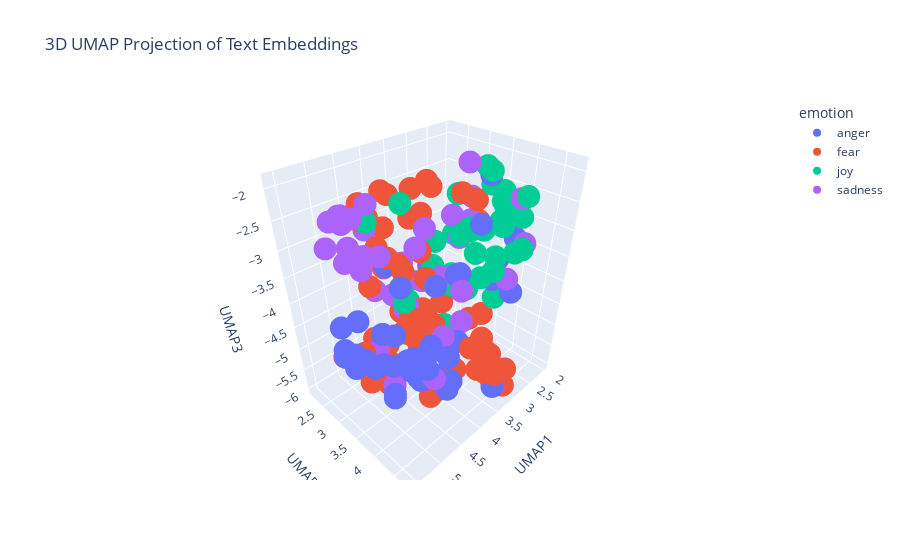

The cell this chart's notebook holds for it:
### Markdown cell above
---
##### <a id='toc1_5_8_1_1_'></a>[**>>> Exercise 4 (Take home):**](#toc0_)

Apply UMAP to the same embeddings to reduce the dimensionality to 3D vectors and plot the 3D graph, discuss the differences and similarities with the 2D graph.

### Code cell
# Answer here
import pandas as pd
import numpy as np
import umap
import plotly.express as px

# Concatenate the training and test data
combined_df = pd.concat([train_df_new, test_df_new], ignore_index=True)

# Prepare the embeddings for UMAP
# Convert the list of embeddings into a 2D numpy array
X_embeddings = np.array(combined_df['embeddings_values'].tolist())

# Apply UMAP for dimensionality reduction
reducer = umap.UMAP(n_components=3, metric='cosine', random_state=28) 
embedding_2d = reducer.fit_transform(X_embeddings)

# Create a DataFrame for plotting
df_plot = pd.DataFrame(embedding_2d, columns=['UMAP1', 'UMAP2', 'UMAP3'])
df_plot['emotion'] = combined_df['emotion']
df_plot['intensity'] = combined_df['intensity']
df_plot['text'] = combined_df['text']


# Visualize the embeddings with Plotly
fig = px.scatter_3d(
    df_plot,
    x='UMAP1',
    y='UMAP2',
    z = 'UMAP3',
    color='emotion',  # Color points by the 'emotion' column
    hover_data=['text', 'intensity'],  # Show text and intensity on hover
    title='3D UMAP Projection of Text Embeddings'
)

fig.show()

### Figure 1 — Plotly figure (JSON) as saved in the notebook; plotly's stock layout.template omitted (floating-point values rounded to 4 significant figures)
{"data": [{"customdata": [["@CharlotteBnntt that's the joke. I know it's incense", 0.222], ["testing #angry", 0.667], ["@WestonKoury so leafy can roast the Pokemon go kid but not you what an outrage that just means that he is more relevant than y-I mean kisses", 0.491], ["@TaraSetmayer @oliverdarcy AA have the right of passage when it comes to the 'N' word.  Why should he insult him in his church.  Ignorant!", 0.562], ["Went n a bodega 4 incense lookd @ the sis behind the counter &amp; it was like a mirror she said where u from I said here she said no originally", 0.185], ["@EAMaddenNFL @EASPORTS I played a game where John Elway was sacked 3x and fumbled all 3x. Is this the same John elway I know of??? #madden", 0.458], ["I swear if @devincameron23 blocks me I'm going to hit her back #revenge", 0.646], ["@MetsProspectHub @brianpmangan taking offense to acount...he ranks 32 of 36 over last 2 years by SABR", 0.312], ["Chris ate all my mac n cheese so imma eat all his taffy ", 0.438], ["Holding a #grudge doesn't make you #strong; it makes you #bitter. #Forgiving doesn't make you #weak; it sets you #free.", 0.312], ["Said it before and I'll say it now: America is really fortunate that black people only want equality and not revenge.", 0.562], ["“Do not fret if you are not cool! Humans who follow me, become instantly cool!” #Bot", 0.375], ["@rabpeel snap, seems to be a problem here", 0.375], ["My mind is raging and i just want to end it all", 0.75], ["could never be a angry drunk lol yall weirdos just enjoy your time", 0.521], ["@iStoleFreeHugs @stephlaris lol I'm happy with my negative, realistic ass self. Sorry to offend you", 0.438], ["@VodafoneUKhelp @VodafoneUK wow!! My bill is £44.77 and hav a text from u to prove that and you have taken £148!!!!! #swines #fuming #con!", 0.792], ["Vale! Vale! Sip sangria and taste tantalizing tapas @ElCidLA  's fiery flamenco nights! #MinutesFromHoM #SilverLake #LA #Flamenco", 0.167], ["@leesyatt you are a cruel, cruel man. #therewillbeblood ", 0.775], ["@jwolfie_ why you gotta use the dark skin emoji ", 0.479], ["@MannyM83 @DareToReagan oh yeah. I HATE the air raid and I don't like the Oregon/Baylor offense and I'm not a fan of the ole miss one either", 0.468], ["Love how Megan is raging about this Kendall Jenner photo and I'm sat here like 🤔🙃", 0.396], ["Hey folks sorry if anything offensive got posted on here yesterday my account got hacked. All fixed now though. I hope :-/ #angry #annoyed", 0.479], ["@HebertofNH any time a man who got paid to throw temper tantrums speaks up, you gotta listen.", 0.521], ["How was Natalie one of the top three favorites?! #toofaced and #bitter 🙄", 0.667], ["Thursdays at 6pm Vespers &amp; Meditation #prayerful #plainsong #multisensory #candles #incense #psalms #music #silence #faithful sing or listen", 0.208], ["Dear Indians..It is hard to swallow this but for once try to swallow this bitter pill...that is.. Pakistan is number one in Test cricket!!!", 0.542], ["Worst juror ever? Michelle. You were Nicole's biggest threat. #bitter #bb18", 0.729], ["Absolutely fuming I've just scratched all my car 😡😡😡😡😡😡", 0.75], ["Bloody parking ticket 😒💸 #fuming", 0.792], ["@kitanoye Hell is hot and boiling, isi ewu", 0.458], ["@MeghanEMurphy Oh gosh, if you get 800+ raging comments from cruise fans, I will just die laughing!", 0.354], ["@Hoopdawg87 @MickThePerm Meanwhile white cops keep killing black people. But there's less outrage about that. Strange society that.", 0.5], ["Follow me on Snapchat 👻 Carlabtst15 #snapchat ", 0.188], ["@Sargon_of_Akkad It'll be like burning rap albums; they'll have to buy it first, but gosh darn it, they have to get rid of it.", 0.417], ["so ef whichever butt wipe pulled the fire alarm in davis bc I was sound asleep #pissed #angry #upset #tired #sad #tired #hangry ######", 0.896], ["To'Why can't we brothers protect one another? No one's serious, and it makes me furious. Don't be misled, just think of Fred.' #mayfield", 0.578], ["@dcexaminer Democrats and their voters have zero tolerance for honesty. They associate honesty with anger and hate.", 0.667], ["@RevTrevK @Wolfman93011 @Daraidernation @EROCKhd Take 2k out of it the numbers on madden are low and have dropped and people are unhappy", 0.586], ["@marcavis @AntisocialJW2 I've always been fiery, but never radical.", 0.438], ["(Sam) Brown's Law: Never offend people with style when you can fake that, you have to break us in this Island.", 0.333], ["Literally fuming fuck sake", 0.86], ["#oow16 #sting decent new song", 0.125], ["Just seeing Alex revells face gets me angry", 0.583], ["Sorry guys I have absolutely no idea what time i'll be on cam tomorrow but will keep you posted. #fuming", 0.417], ["Kik to trade, have fun or a conversation  (kik: youraffair) #kik #kikme #messageme #textme #pics #trade #tradepics #dm  #bored", 0.241], ["Ananya just grabbed a bible, opened it, started reading, and then said 'where do they talk about burning people?'", 0.417], ["I hope my hustle don't offend nobody", 0.292]], "hovertemplate": "emotion=anger<br>UMAP1=%{x}<br>UMAP2=%{y}<br>UMAP3=%{z}<br>text=%{customdata[0]}<br>intensity=%{customdata[1]}<extra></extra>", "legendgroup": "anger", "marker": {"color": "#636efa", "symbol": "circle"}, "mode": "markers", "name": "anger", "scene": "scene", "showlegend": true, "type": "scatter3d", "x": [3.359, 5.253, 5.061, 4.582, 2.933, 4.071, 5.206, 3.772, 5.2, 5.173, 5.012, 3.304, 4.17, 5.555, 5.03, 4.881, 5.198, 2.129, 4.615, 4.653, 3.957, 4.847, 5.058, 3.873, 5.408, 2.636, 3.507, 5.313, 5.55, 5.46, 4.667, 3.427, 4.808, 3.889, 4.579, 5.499, 5.472, 4.423, 4.142, 4.443, 4.091, 5.568, 3.173, 5.473, 5.218, 4.043, 4.607, 4.231], "y": [4.36, 3.877, 4.634, 4.651, 4.124, 3.067, 4.453, 3.532, 4.527, 4.031, 4.444, 4.027, 3.903, 3.333, 3.91, 3.913, 3.041, 3.883, 3.852, 4.648, 3.262, 4.49, 3.651, 4.129, 4.312, 3.641, 4.675, 4.185, 3.325, 3.246, 4.008, 4.772, 4.777, 4.141, 4.379, 3.514, 3.764, 4.463, 3.368, 4.183, 2.604, 3.367, 2.744, 3.979, 3.269, 4.204, 4.472, 2.696], "z": [-3.508, -4.389, -4.089, -4.668, -3.417, -5.668, -4.146, -5.286, -3.883, -4.368, -4.485, -2.682, -3.467, -3.811, -3.931, -3.142, -4.784, -3.426, -4.707, -4.124, -5.602, -3.882, -4.044, -4.629, -4.578, -2.184, -5.583, -4.831, -4.408, -4.495, -4.998, -3.514, -4.573, -3.255, -5.062, -4.551, -4.24, -4.999, -5.655, -4.982, -3.726, -4.228, -4.052, -4.239, -3.924, -3.182, -4.854, -3.442]}, {"customdata": [["@BrumSciComm in a danish.  What horror, what depths. #gbbo", 0.542], ["Wish I could convince the rest of my children to go to their fucking preschool and elementary schools with fear of gun violence.", 0.84], ["@realDonaldTrump @KellyannePolls New campaign slogan idea...'I know you are but what am I?' #bully #Trump2016 #yourefired #deflect", 0.521], ["Thoroughly enjoying AHS tonight. #ahs #horror #americanhorrorstory", 0.271], ["Step out of your comfort zone. \\nGo for risks.\\nFace things you fear. \\n\\nThis is when life starts to happen.\\n\\n#cpd", 0.396], ["im like 'this is better' in the moment cuz i panic and then later its so obviously not better. at every opportunity i choose to make it seem", 0.729], ["I feel horrible. I have accounting today but physically and mentally am not okay 😪", 0.833], ["@STLouis_RamsFan their whole team is limited when they're on the field.  #terrible", 0.271], ["Ugh I want to punch a wall every time I have to use @windows 10. Literally the worst product ever made #windows10 #awful #killme", 0.542], ["STAY JADED everyone is ", 0.3], ["PM #SheikhHasina in @UN speech terms #terrorism as global challenge and urges world leaders to work together to unroot it from everywhere.", 0.554], ["@JennyPGR I worry about typos in any email to Simon, draft attached or not...", 0.625], ["@97_aleix having a terrific game and not at all fazed #MCFC", 0.292], ["For a team as big as Bayern and the they like to play football, their pitch is fucking dreadful. Certainly no Emirates pitch anyway.", 0.398], ["@StephenKing\\n\\nStephen King never once spoke out about how the Left crushes #FreeSpeech in publishing world.\\n\\n#Trump #horror #scifi #ccot #p2", 0.542], ["#Trump ’s ‘Make America Great Again’ plan is exactly like the first 15 minutes of the #movie #ChildrenOfMen.\\n\\n#cages #terrorism #refugees", 0.521], ["@YahooCare data stolen in 2014 and only now do you tell us .", 0.771], ["Wazza blocks Carrick's shot and then misses a sitter that Memphis, who was ready beside him, surely wouldve buried. Good start lol #MUFC", 0.333], ["#Terrorism can be destroyed easily if #wholeworld came together great strength..they could destroy this #fear from #humanity..", 0.5], ["Fuck being shy, I'm trying to be up in them thighs.", 0.354], ["Jeans with fake pockets ", 0.125], ["im literally shaking bc im nervous and bc its fucking cold oh how i love life", 0.833], ["@Lillie_Billy don't worry me and my mans @JJB1Owens gave him a piece of our mind", 0.417], ["You have a #problem? Yes! Can you do #something about it? No! Than why #worry", 0.25], ["Rooney ! Oh dear, oh dear ! Fucking dreadful 🙈⚽️⚽️", 0.646], ["@Cinestrong something a cyber bully would say", 0.417], ["Angelino's been horrific", 0.583], ["This is a terrific university-a unique university..Athabasca University has become a part of my head &amp; a part of my heart' Peter MacKinnon", 0.157], ["Some questions you get on Twitter make you want to despair. We've been so battered. We complain but aren't convinced things could be better.", 0.66], ["I'm getting so nervous for my first anatomy exam 😩", 0.812], ["@siomo @NEWSTALK1010 20 says he gets reelected.....  #be #afraid", 0.521], ["@cstonehoops Gonzaga not listed in the article but at 65/1 they have tremendous value, they are top10 team for sure, got everything you want", 0.271], ["Rojo is a terrible defender", 0.375], ["@Montel_Williams If this ban goes through, it will harm so many people, disabled veterans, people who have #chronicpain,  #iamkratom", 0.685], ["I saw someone discourage someone from following their dreams. Just because you want to live in mediocrity doesn't mean someone else should.", 0.375], ["@SalmonDelicious @bigdickkishibae I lost it at 18. Like, really not a big deal. Don't worry about trivial shit like that.", 0.292], ["@DSDambuster just finally started #homefronttherevolution, what did you all do the story and gameplay???  #wasteofmoney", 0.354], ["@tylerhower Covering Milo might make sense—not much, even at that—but celebrating him as puckish is cooperation in something ghastly.", 0.562], ["In addition to fiction, wish me luck on my research paper this semester. 15-20 pages, oh boy. ", 0.54], ["@siomo @NEWSTALK1010 20 says he gets reelected..... #be ", 0.271], ["@Zak_Atif two congressional hearings in USA stopped financial aid to Pak and asked it to prove that it is doing enough to stop terrorism 1n", 0.5], ["@AldiToHarrods I'm still too nervous to try it. I need to man up and give it ago.", 0.75], ["@DiscordianKitty He has charisma? I guess, if you like people who looked coked out and speak as if they're a school bully?", 0.458], ["My study skills are terrible 😒", 0.562], ["@BigDaddyx47 awe I'm sorry! I have 2 dogs 3 cats &amp; a snake", 0.188], ["@ashish_geol @getPakistanTV @HamidMirGEO .. Have you give thought to Khalistaan? \\nNo concern of you Baluchistan !! Kashmir is an Issue.", 0.646], ["#goksfillyourhouseforfree should be retitled fill your house with old trash repainted ... #shocking #junk #trash", 0.417], ["Rojo is shocking.......absolutely shocking !!!", 0.625], ["@_jamiebraidwood haha, horrific is all that needs to be said. Glad I'm away to Spain on Sat so missing game 🍹🍕🍺☉☉", 0.479], ["@vInZzzY we regret the inconvenience caused. We have noted your concern. We will get in touch with you soon to discuss. Rgds, Abhijit", 0.396], ["@BlizzHeroes I feel horrible dealing with 'players' in HotS. News on what you're doing about it? Getting stuck with uncooperative people!", 0.479], ["@CNNPolitics I can't wait to hear what he had to say about the brilliant Dr. Hawking... it should be rich... In the poorest of taste! #bully", 0.354], ["That's an awful miss from Rooney.", 0.36], ["Rooney shocking attempted cross", 0.375], ["Northampton are awful 🙈", 0.5], ["Having a terrific Tuesday? Crush it today with the Power of 4. Treat your internet like Pizza =D \\n#PowerOf4", 0.25], ["@LethalWeaponFOX This show SUCKS! #lame #awful you even used the same names?? lol SO SO bad! #Failed #notworth2minutes. Off air SOON", 0.396], ["The 2nd step to beating #anxiety or #depression is realising that it's not about waiting for ...., Take action yourself now.", 0.479], ["@joey_coops yes Hun! Avoid at all costs!! ", 0.389], ["Are you worrying/worried?\\n1Peter 5:7\\nThrow all your worry on him, because he cares for you.#faith #leadership #worry #mindfulness #success", 0.438], ["@AaliyahLove69 I would be intimidated but I would like to think I would have manned up and helped.", 0.417], ["Trying to book holiday flights on @britishairways website is becoming a ", 0.312], ["@hollywooddivas @TMZ_Sports Idiots like Larry Sanders scare us All!How can Morons these days Rush 2 Judge #Police w/o all facts yet?FU thugs", 0.604], ["Bout ta get my @dontbreathe on up in here! @WarrenTheaters #nervous #icantholdmybreaththatlong", 0.688]], "hovertemplate": "emotion=fear<br>UMAP1=%{x}<br>UMAP2=%{y}<br>UMAP3=%{z}<br>text=%{customdata[0]}<br>intensity=%{customdata[1]}<extra></extra>", "legendgroup": "fear", "marker": {"color": "#EF553B", "symbol": "circle"}, "mode": "markers", "name": "fear", "scene": "scene", "showlegend": true, "type": "scatter3d", "x": [3.471, 5.508, 3.887, 2.244, 3.439, 4.7, 4.931, 3.748, 5.274, 3.793, 3.2, 3.649, 2.776, 3.508, 3.832, 3.54, 4.981, 3.128, 3.294, 4.404, 3.917, 4.363, 4.008, 4.018, 3.431, 4.13, 3.182, 2.861, 4.656, 4.391, 3.368, 3.267, 3.356, 3.981, 4.522, 4.064, 4.303, 3.767, 4.09, 3.145, 3.334, 3.784, 3.839, 4.664, 4.536, 3.464, 4.137, 3.476, 3.242, 4.547, 4.483, 3.788, 3.206, 3.37, 3.454, 2.556, 4.861, 4.556, 3.65, 3.626, 3.86, 4.451, 4.895, 3.88], "y": [2.953, 3.232, 4.758, 3.13, 3.074, 2.827, 2.717, 3.057, 3.559, 2.61, 4.691, 3.047, 2.715, 2.783, 4.559, 4.71, 3.002, 2.365, 4.667, 3.06, 2.325, 2.558, 3.705, 3.222, 2.598, 4.625, 2.451, 3.236, 2.88, 2.389, 4.251, 3.853, 2.264, 4.195, 2.958, 3.575, 3.169, 4.523, 2.596, 4.035, 4.773, 2.912, 4.7, 2.434, 3.585, 4.612, 2.584, 2.361, 2.641, 3.736, 3.048, 4.752, 2.479, 2.262, 2.683, 3.311, 3.485, 3.19, 2.439, 3.166, 3.247, 2.595, 4.518, 2.494], "z": [-4.891, -4.493, -4.899, -3.316, -2.314, -2.545, -2.559, -5.585, -4.983, -3.821, -5.354, -2.715, -5.125, -5.733, -5.011, -5.223, -4.913, -5.833, -5.36, -3.226, -3.941, -2.716, -4.425, -2.133, -5.766, -4.294, -5.726, -2.546, -3.738, -2.521, -4.795, -4.634, -5.847, -5.157, -3.028, -3.528, -5.647, -4.646, -2.979, -4.489, -5.603, -2.803, -4.495, -2.642, -3.187, -5.501, -5.517, -5.666, -5.088, -3.965, -5.44, -4.564, -5.865, -5.995, -5.444, -2.741, -5.393, -2.016, -5.052, -2.135, -3.26, -5.155, -4.866, -2.495]}, {"customdata": [["Gas prices are hilarious. Cause they're simultaneously super subsidised and taxed", 0.22], ["only time I am ever cheering for you Johnny", 0.34], ["Look forward to the detours because they bring delightful surprises. #lifequote ", 0.667], ["2 days until #GoPackGo and 23 days until #GoGipeGo..... I'm so excited! #smiling", 0.88], ["Omg I'm outside making beats with garageband and some little birds  decided to chirp along （≧∇≦）", 0.62], ["In ever use to like smiling until I realized how good my teeth look ... Witout the braces", 0.613], ["Kayaking is merriment together with sevylor inflatable kayaks: eYGgJxMl", 0.562], ["@Nikhilv95 @LydiajaneF I wish, I really, truly wish, that I had just a modicum of your banter. #hilarious", 0.646], ["Logically speaking, this can't be the worst I've ever felt and even if it was then its passing will still be a joyous occasion", 0.167], ["He maketh the #barren woman to keep house &amp; to be a #joyful mother of children\\nPraise ye the Lord\\nPsa113:9", 0.42], ["Not my fault if I'm more observant than you thought of me to be ! 😜 I'm not sorry 😝 #wisdom #laughter #observingyou #allthetime #becareful 😎", 0.417], ["The object of literature is to make man a wiser and happier being. The poet makes us happy because he tells us how we may become so.", 0.58], ["The joyful tambourines have ceased. The noise of the jubilant has stopped. The joyful lyre has ceased. -Isaiah 24:8", 0.208], ["every time a new Anthony Weiner revelation breaks, Bill Clinton says a prayer of thanks that texting/DMing didn't exist in his heyday.", 0.375], ["Rojo is so bad it's hilarious.", 0.6], ["Mind if I tag along?' She asked cheerfully, sweeping a lock of hair behind her ear. 'I want to see if you've really got • @DitheringWizard", 0.34], ["it was both lively &amp; lovely @crumblepie15 @buryprofs @DittoBistro #BuffnPolish", 0.48], ["Dark, dense, and exhilarating come the finale, #HellOrHighWater is a gripping watch.", 0.312], ["Panda eyed jaunty after watching jaws until late!", 0.48], ["@bijayjanand\\nIt's not just a treat for viewers to watch u as janak, it's simply a treat for our soul, mind, thoughts. #hearty respect 🙏🙏", 0.5], ["@IndyMN I thought the holidays could not get any more cheerful, and then I met you. #TheNiceBot", 0.917], ["Watch this amazing live.ly broadcast by @footballrocks123456  #musically", 0.562], ["@KMunie7 @KaranEsch Helluva lot more animated than they were for the actual game &gt;.&lt;", 0.327], ["- the joyous occasion of laughing at the ostentatious display of disrespect. Bruce just scoffed at the entire scene. This wasn't Batman’s -", 0.5], ["#ukedchat A4 Just go outside (or to the gym hall) and play! \\n #education  #learning", 0.688], ["@Jen_Lee @mostlymartha @edotwoods we just found thin mints in a freezer clean. i couldn't be more elated.", 0.76], ["Does anyone remember a movie that is animated in the late 70's called Shame of the Jungle John Bulushi was in it wild if that's your taste", 0.229], ["@Nikhilv95 @LydiajaneF I wish, I really, truly wish, that I had just a modicum of your banter. ", 0.24], ["Watch this amazing live.ly broadcast by @jaredhorgan  #musically", 0.521], ["Punchline king is back! @Paedeezy 🔥🔥🔥🔥🔥🔥🔥💯💯💯 #bright city lights", 0.542], ["No, just tweet pictures of four fictional characters who describe you. One should be an animated character. @sunshinessp411", 0.271], ["@berniedole looks that way. But let's think about Rohan last week ... #optimism", 0.237], ["All in all a pleasing night down The Lane .  .  .  On to the next round &amp; bring on Liverpool at Anfield! #COYS", 0.625], ["Good morning joyful people. Choose happiness to have a great day today #morning  #happiness #grandmercurejktkemayoran", 0.72], ["My two older boys were elated, my toddler was terrified. I have pics of his poor little face peeping through the hole in the basket.", 0.38], ["Being playful as shit😤", 0.333], ["A #new day to #live and #smile. Hope all the #followers a nice #night or #day. :D", 0.688], ["TheNiceBot: IndyMN I thought the holidays could not get any more cheerful, and then I met you. #TheNiceBot #الخفجي", 0.769], ["Chris would take full responsibility and would want us all to rejoice in the memories we all had with him.", 0.28], ["@len_snart Mick nods. 'I would like that.' He went back to his food, smiling as he finished it.", 0.62], ["@yungdoujin wouldn't that basically be sparkling water", 0.32], ["4-2 Canada final tomorrow #WCH #Predictions #optimism #Canadian 🇨🇦", 0.42], ["@GameGrumps THANK YOU SO MUCH FOR COMING TO DETROIT I'm going to sob joyful rainbows now brb", 0.804], ["When we give cheerfully and accept gratefully, everyone is blessed. »Maya Angelou", 0.712], ["@harrietemmett great minds think alike. #rejoice", 0.519]], "hovertemplate": "emotion=joy<br>UMAP1=%{x}<br>UMAP2=%{y}<br>UMAP3=%{z}<br>text=%{customdata[0]}<br>intensity=%{customdata[1]}<extra></extra>", "legendgroup": "joy", "marker": {"color": "#00cc96", "symbol": "circle"}, "mode": "markers", "name": "joy", "scene": "scene", "showlegend": true, "type": "scatter3d", "x": [3.57, 3.686, 2.501, 2.154, 2.023, 2.026, 2.446, 2.62, 4.794, 2.71, 3.792, 4.506, 2.818, 2.992, 3.288, 3.365, 2.321, 2.336, 2.691, 3.059, 2.263, 3.14, 3.271, 3.611, 2.871, 2.059, 3.258, 2.426, 3.178, 2.517, 3.289, 3.249, 2.683, 2.316, 2.993, 4.875, 2.459, 2.36, 3.925, 3.09, 3.494, 3.024, 2.038, 2.416, 2.505], "y": [4.019, 2.762, 3.996, 3.57, 3.709, 3.553, 3.533, 4.356, 3.107, 3.717, 4.681, 3.545, 3.693, 4.15, 2.126, 3.853, 3.681, 3.006, 2.911, 4.521, 4.069, 2.744, 3.27, 4.564, 3.152, 3.558, 2.222, 4.243, 2.855, 3.27, 3.933, 3.396, 2.896, 3.699, 2.724, 3.981, 3.887, 4.037, 4.151, 3.921, 4.229, 3.493, 3.92, 4.229, 3.868], "z": [-3.753, -4.123, -2.635, -2.816, -3.014, -2.792, -2.431, -3.256, -2.445, -2.078, -3.009, -2.109, -1.977, -4.154, -5.479, -2.783, -3.096, -3.547, -3.494, -3.085, -2.914, -4.179, -5.115, -2.899, -2.582, -2.936, -5.088, -3.405, -3.999, -3.237, -3.241, -3.897, -4.667, -2.533, -3.615, -3.361, -2.638, -2.711, -2.586, -2.901, -3.474, -4.181, -2.992, -2.442, -3.072]}, {"customdata": [["We have left #Maine. #sadness", 0.771], ["@shopgreenwich #ldf16 what shall we do this weekend?  #spraypainting in #greenwichmarket with @SNUB23 #core246 #lilylou #fret &amp; #benoakley", 0.354], ["@RaveenElexiis I fought a racist girl and she stayed in GAVC so if you get kicked out I call BS", 0.479], ["Never leave me alone with my credit card. Nope nope mope.", 0.458], ["@iTriborg — make him feel vigorous. 'Fine. You can kill me now.' Said Hestia with a display of only despair rather than her joyful —", 0.5], ["Pops are joyless, soulless toys which look nearly identical.  They are the perfect expression of consumerism.  'I enjoy this franchise'", 0.354], ["@mik61scot @longshankseddie @ROSAZAMBONINI @YouTube I thought it was because she once sunk her teeth into something that's meant 2b sooked", 0.458], ["@Gsmsbooksrus @goodreads 'so shines a good deed in a weary world' Roald Dahl, Charlie and the Chocolate Factory", 0.417], ["Bare videos online but does anyone get rehabilitated? Does anyone actually get help for their affliction? Or do we jut get twitter videos.", 0.479], ["I can literally eat creamy pesto pasta topped with grilled chicken, sun dried tomatoes, asparagus and pine nuts every single day of my life", 0.083], ["Isaiah 40:31\\nthose who trust in the Lord will find new strength.\\nThey will soar high on wings like eagles.\\nThey will run and not grow weary.", 0.214], ["i can't take u #serious unless u use #emojis", 0.271], ["The voice is all about Miley and Alicia this year. No longer about the contestants. #sad @thevoice", 0.604], ["Honestly don't give af who wins out of us and pine, I'm just worried about getting drunk Saturday night😂", 0.208], ["More #checking at #work today\\n\\n#coffee #drank and now it's #down to some #serious #business \\n\\n#Thursday bring on #Friday", 0.333], ["NL's top bureaucrat is a director of a group formed to oppose NL's top megaproject. #nlpoli - never dull", 0.417], ["i got his bitch depress", 0.542], ["im so gloomy today", 0.729], ["@Groupon_UK who do I contact about a shocking experience with Clear Sky Holidays booked through you guys?? #customerservicefail #dreadful", 0.542], ["Cheap pout my brodcast", 0.438], ["My friends tell me I'm pretty. Trigger tells my I'm ugly. I first was confused but then realised I'm both. Pretty ugly. #tru #sad #tumblr", 0.64], ["Sometimes I think the British political landscape is desolate and then I look over at the foaming wasteland of the US and think we're OK", 0.438], ["@simslover163 I guess it must be really expensive... For me it's that the whole family stayed in Poland, so I really miss them...", 0.542], ["@urbaneprofessor roast them. Then risotto with sage and pine nuts", 0.167], ["Honestly I've come to a place where I keep getting discouraged but just gotta tell myself to keep pushing through it.", 0.729], ["@marksandspencer Where has your 50% grapefruit squash gone,not been able to get for weeks #unhappy", 0.562], ["@jack_haug_lifty @eable It's Ms btw. we were lied to by Remain. dry your remainer tears; Just accept you #lost", 0.625], ["@groovydadad @MHChat 🙂ty I often conflate the two depression + sadness, but they are very different. This q reminded me of that #mhchat", 0.583], ["@DeltaAssist Tried 2 get earlier flt 2day  @BWI Turnd away bcuz it was 2 late Then agent let other pas on #silvereliteleftbehind ", 0.521], ["Somewhere between  #hope and #despair the day after #meetingmyabuserincourt \\n#DVSurvivor", 0.81], ["@big_SL8 Show some respect, that's all...  If u havent go to war u cant say anything.. U havent lost friends and mates on war, so Ahut it!!", 0.583], ["Snores on TL. Boredom sunk in.", 0.333], ["@RyhenMessedUp goodbye despair", 0.5], ["Oh, I should just 'get over' my #depression and 'be happy?' Don't you think I've tried that thousands of times already? You're not helping.", 0.812], ["@Fatumoriginal there's no sitcom better! If u can't laugh at Sheldon or Leonard then u are sober for real! No two ways about it", 0.396], ["Don't be disheartened if you didn't get the cards you wanted, it's not the end of the world......E-Eh...? Y-You want me to cheer you up?", 0.438], ["If I had a little bit of extra money I would blow the whole paycheck and go to one of the two of @KygoMusic's concerts in LA. #serious", 0.167], ["and for inconsolable Oxford academics - 'Brussels should just ignore the #Brexit vote and tell the UK it can't leave the EU....ever....wah'", 0.521], ["A3: But chronic sadness may mean there are underlying issues than getting sad occassionally over a particular issue (2/2) #mhchat", 0.562], ["If Angelina Jolie can't keep a man no one can. Today we mourn because Love is dead", 0.646], ["I'd rather laugh with the rarest genius, in beautiful alliance with his own being, where he kept his sadness. #melancholy", 0.688], ["@1johndes ball watching &amp; Rojo'd header was equally dreadful!!", 0.583], ["@Eeevah14 don't I know it, try not to fret my sweet little pupper", 0.333]], "hovertemplate": "emotion=sadness<br>UMAP1=%{x}<br>UMAP2=%{y}<br>UMAP3=%{z}<br>text=%{customdata[0]}<br>intensity=%{customdata[1]}<extra></extra>", "legendgroup": "sadness", "marker": {"color": "#ab63fa", "symbol": "circle"}, "mode": "markers", "name": "sadness", "scene": "scene", "showlegend": true, "type": "scatter3d", "x": [5.186, 2.851, 4.972, 3.868, 5.08, 4.951, 3.815, 2.442, 4.613, 2.757, 3.035, 4.24, 4.596, 3.751, 2.549, 3.64, 5.27, 5.166, 4.281, 3.609, 5.332, 4.399, 4.73, 3.055, 4.529, 4.565, 4.295, 5.275, 4.511, 5.354, 4.171, 3.441, 5.262, 4.865, 3.548, 4.056, 2.19, 4.316, 5.175, 5.161, 5.171, 3.265, 4.173], "y": [3.18, 3.015, 4.677, 2.266, 3.295, 3.742, 3.669, 4.133, 2.956, 3.351, 3.513, 4.489, 3.336, 3.159, 3.187, 4.002, 3.577, 3.059, 2.567, 2.475, 3.02, 3.144, 3.285, 3.374, 2.693, 2.804, 3.382, 3.177, 2.771, 2.871, 4.089, 2.765, 3.178, 3.242, 4.753, 3.554, 4.132, 3.323, 3.073, 3.489, 3.309, 2.55, 3.464], "z": [-2.679, -3.033, -4.307, -4.009, -3.044, -5.156, -3.57, -2.499, -3.8, -3.04, -1.911, -3.228, -5.481, -3.918, -2.719, -4.407, -2.623, -2.362, -5.309, -3.925, -2.28, -3.897, -2.968, -3.259, -2.82, -5.272, -4.043, -2.158, -5.31, -2.746, -4.361, -3.587, -2.894, -2.104, -3.226, -2.651, -3.421, -4.131, -2.224, -2.692, -2.189, -5.615, -2.973]}], "layout": {"legend": {"title": {"text": "emotion"}, "tracegroupgap": 0}, "scene": {"domain": {"x": [0, 1], "y": [0, 1]}, "xaxis": {"title": {"text": "UMAP1"}}, "yaxis": {"title": {"text": "UMAP2"}}, "zaxis": {"title": {"text": "UMAP3"}}}, "title": {"text": "3D UMAP Projection of Text Embeddings"}}}
